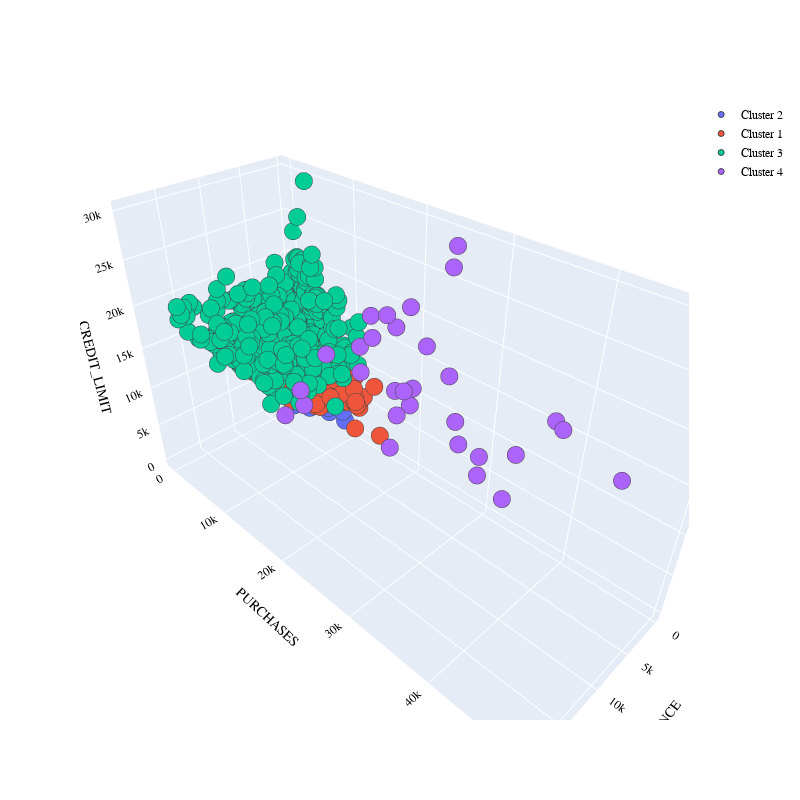

Notebook code cell kept with this figure:
### Code cell
import plotly.graph_objects as go
PLOT = go.Figure()
for i in list(df["CREDIT_CARD_SEGMENTS"].unique()):
    

    PLOT.add_trace(go.Scatter3d(x = df[df["CREDIT_CARD_SEGMENTS"]== i]['BALANCE'],
                                y = df[df["CREDIT_CARD_SEGMENTS"] == i]['PURCHASES'],
                                z = df[df["CREDIT_CARD_SEGMENTS"] == i]['CREDIT_LIMIT'],                        
                                mode = 'markers',marker_size = 6, marker_line_width = 1,
                                name = str(i)))
PLOT.update_traces(hovertemplate='BALANCE: %{x} <br>PURCHASES %{y} <br>DCREDIT_LIMIT: %{z}')

    
PLOT.update_layout(width = 800, height = 800, autosize = True, showlegend = True,
                   scene = dict(xaxis=dict(title = 'BALANCE', titlefont_color = 'black'),
                                yaxis=dict(title = 'PURCHASES', titlefont_color = 'black'),
                                zaxis=dict(title = 'CREDIT_LIMIT', titlefont_color = 'black')),
                   font = dict(family = "Gilroy", color  = 'black', size = 12))

### Figure 1 — Plotly figure (JSON) as saved in the notebook; plotly's stock layout.template omitted (floating-point values rounded to 4 significant figures; data arrays with more than 128 entries replaced by an {"elided": "..."} marker saying what was removed)
{"data": [{"hovertemplate": "BALANCE: %{x} <br>PURCHASES %{y} <br>DCREDIT_LIMIT: %{z}", "marker": {"line": {"width": 1}, "size": 6}, "mode": "markers", "name": "Cluster 2", "type": "scatter3d", "x": {"elided": "5196 float values"}, "y": {"elided": "5196 float values"}, "z": {"elided": "5196 float values"}}, {"hovertemplate": "BALANCE: %{x} <br>PURCHASES %{y} <br>DCREDIT_LIMIT: %{z}", "marker": {"line": {"width": 1}, "size": 6}, "mode": "markers", "name": "Cluster 1", "type": "scatter3d", "x": {"elided": "2616 float values"}, "y": {"elided": "2616 float values"}, "z": {"elided": "2616 float values"}}, {"hovertemplate": "BALANCE: %{x} <br>PURCHASES %{y} <br>DCREDIT_LIMIT: %{z}", "marker": {"line": {"width": 1}, "size": 6}, "mode": "markers", "name": "Cluster 3", "type": "scatter3d", "x": {"elided": "794 float values"}, "y": {"elided": "794 float values"}, "z": {"elided": "794 int values"}}, {"hovertemplate": "BALANCE: %{x} <br>PURCHASES %{y} <br>DCREDIT_LIMIT: %{z}", "marker": {"line": {"width": 1}, "size": 6}, "mode": "markers", "name": "Cluster 4", "type": "scatter3d", "x": [19040.0, 5131.0, 13480.0, 2643.0, 2549.0, 11550.0, 2493.0, 1482.0, 7761.0, 2072.0, 3108.0, 1894.0, 4011.0, 8152.0, 2774.0, 8810.0, 3392.0, 3454.0, 1378.0, 11640.0, 5969.0, 11630.0, 8700.0, 3012.0, 2998.0, 1269.0, 2005.0, 4061.0, 6372.0, 2980.0], "y": [22010.0, 32540.0, 41050.0, 26400.0, 13770.0, 49040.0, 27960.0, 14600.0, 14330.0, 17410.0, 26580.0, 22750.0, 40040.0, 25620.0, 21800.0, 25380.0, 38900.0, 31300.0, 14300.0, 15110.0, 22380.0, 14690.0, 20420.0, 27790.0, 35130.0, 17945, 20750.0, 22500, 22100.0, 26780.0], "z": [18000, 11500, 17000, 16500, 14500, 22500, 9000, 15500, 16000, 19500, 28000, 18000, 18000, 17000, 13000, 14500, 18000, 7500, 18000, 12000, 14500, 13600, 17000, 12000, 12000, 18000, 10000, 23000, 7500, 30000]}], "layout": {"autosize": true, "font": {"color": "black", "family": "Gilroy", "size": 12}, "height": 800, "scene": {"xaxis": {"title": {"font": {"color": "black"}, "text": "BALANCE"}}, "yaxis": {"title": {"font": {"color": "black"}, "text": "PURCHASES"}}, "zaxis": {"title": {"font": {"color": "black"}, "text": "CREDIT_LIMIT"}}}, "showlegend": true, "width": 800}}
